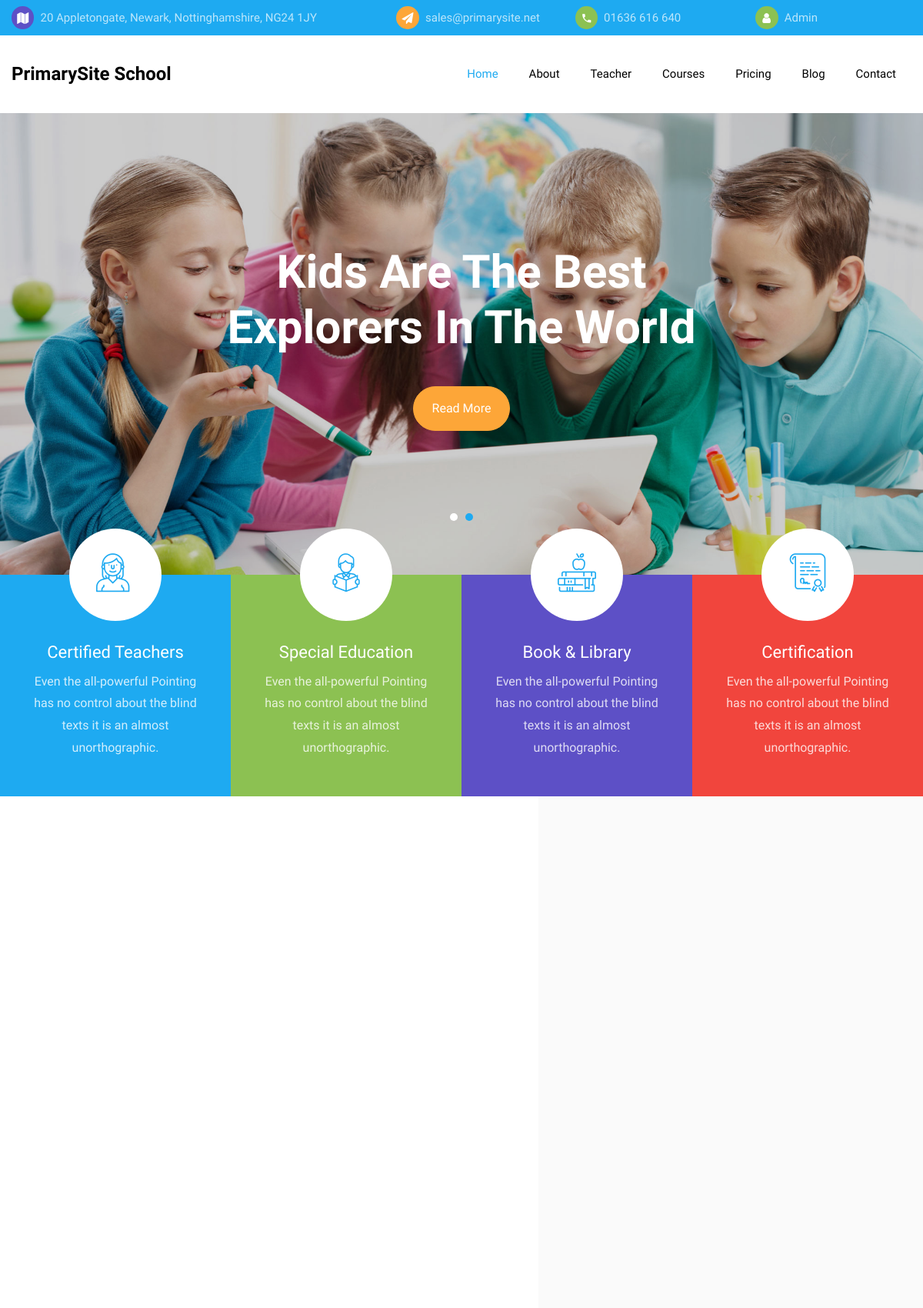
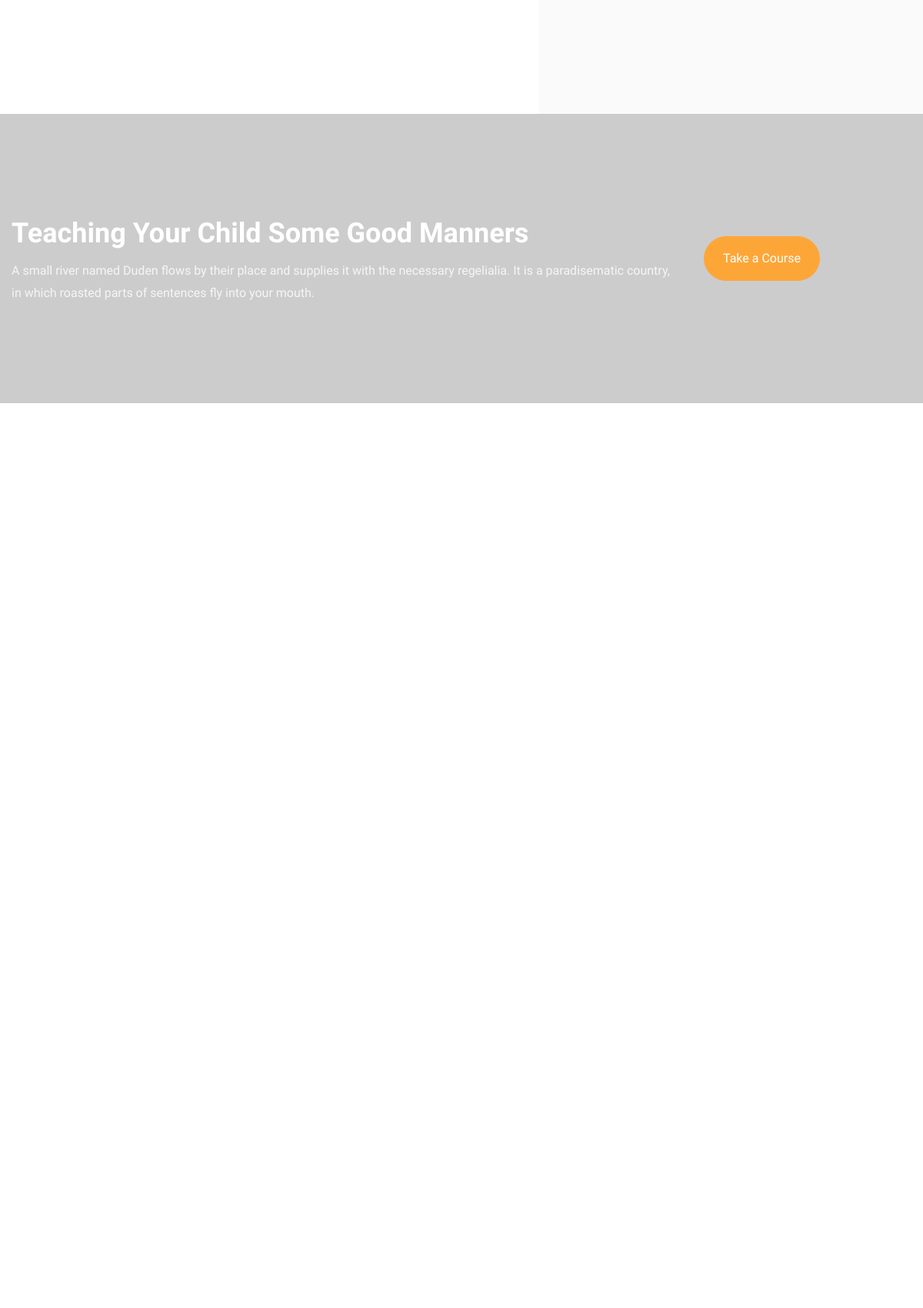
The page / (upper part) on the database its author committed (2 pictures, top to bottom).
### pages/models.py (models this page shows, shortened)
class Setting(models.Model):
    class Meta:
        db_table = 'kiddos_settings'
    name = models.CharField('Name', primary_key=True,
                            max_length=50, blank=False, null=False)
    value = models.TextField('Value', blank=True, null=True)

class Page(models.Model):
    class Meta:
        db_table = 'kiddos_page'
    name = models.CharField(_('Name'), max_length=256, null=False, blank=False)
    short_desc = models.CharField(_('Short Description'), max_length=512,
                                  null=False, blank=False)
    body = models.TextField(_('Body'))
    publish_on_index = models.BooleanField(_('Publish on Index page'),
                                           default=False, null=False)
    is_published = models.BooleanField(_('Is Published'),
                                       default=False, null=False)
    image = models.ImageField(_('Image'), upload_to='images/%Y/%m/%d/')

### pages/views.py (the view)
# urls.py: path('', views.index, name='index'),
def index(request):
    data = services.get_website_settings()
    fast_links = models.Page.objects.filter(publish_on_index=True,
                                            is_published=True)
    endorsements = models.Endorsement.objects.filter(is_published=True)
    recent_blog_posts = models.BlogPost.objects.filter(
        is_published=True).order_by('-create_date')[:3]
    courses = models.Course.objects.filter(active=True)[:4]
    teachers = models.Teacher.objects.filter(publish_on_index=True)
    pricing_plans = models.PricingPlan.objects.all()
    gallery = models.Gallery.objects.filter(is_published=True
                                            ).order_by('-create_date')
    if data[SETTINGS_ABOUT_ARTICLE]:
        data['article'] = models.Page.objects.get(
            pk=data[SETTINGS_ABOUT_ARTICLE])
    data.update({
        'fast_links': fast_links,
        'endorsements': endorsements,
        'recent_blog_posts': recent_blog_posts,
        'courses': courses,
        'teachers': teachers,
        'pricing_plans': pricing_plans,
        'gallery': gallery,
    })
    return _render(request, 'pages/index.html', data)

### pages/models.py (called while the page is built)
    def __str__(self):
        return self.name

### templates/pages/index.html (shortened to what this page needs)
{% extends 'base.html' %}
{% load static %}
{% load humanize %}
{% block content %}
{% if fast_links %}
<section class="home-slider owl-carousel">
  {% for fast_link in fast_links %}
  <div class="slider-item" style="background-image: url('{{ fast_link.image.url }}')">
    <div class="overlay"></div>
    <div class="container">
      <div class="row no-gutters slider-text align-items-center justify-content-center" data-scrollax-parent="true">
        <div class="col-md-8 text-center ftco-animate">
          <h1 class="mb-4">{{ fast_link.name | safe }}</h1>
          <p>
            <a href="{% url 'page' fast_link.id %}" class="btn btn-secondary px-4 py-3 mt-3">Read More</a>
          </p>
        </div>
      </div>
    </div>
  </div>
  {% endfor %}
</section>
{% endif %}
<section class="ftco-services ftco-no-pb">
  <div class="container-wrap">
    <div class="row no-gutters">
      <div class="col-md-3 d-flex services align-self-stretch pb-4 px-4 ftco-animate bg-primary">
        <div class="media block-6 d-block text-center">
          <div class="icon d-flex justify-content-center align-items-center">
            <span class="flaticon-teacher"></span>
          </div>
          <div class="media-body p-2 mt-3">
            <h3 class="heading">Certified Teachers</h3>
            <p>{{ settings_certified_teacher_text }}</p>
          </div>
        </div>
      </div>
      <div class="col-md-3 d-flex services align-self-stretch pb-4 px-4 ftco-animate bg-tertiary">
        <div class="media block-6 d-block text-center">
          <div class="icon d-flex justify-content-center align-items-center">
            <span class="flaticon-reading"></span>
          </div>
          <div class="media-body p-2 mt-3">
            <h3 class="heading">Special Education</h3>
            <p>{{ settings_special_education_text }}</p>
          </div>
        </div>
      </div>
      <div class="col-md-3 d-flex services align-self-stretch pb-4 px-4 ftco-animate bg-fifth">
        <div class="media block-6 d-block text-center">
          <div class="icon d-flex justify-content-center align-items-center">
            <span class="flaticon-books"></span>
          </div>
          <div class="media-body p-2 mt-3">
            <h3 class="heading">Book &amp; Library</h3>
            <p>{{ settings_book_library_text }}</p>
          </div>
        </div>
      </div>
      <div class="col-md-3 d-flex services align-self-stretch pb-4 px-4 ftco-animate bg-quarternary">
        <div class="media block-6 d-block text-center">
          <div class="icon d-flex justify-content-center align-items-center">
            <span class="flaticon-diploma"></span>
          </div>
          <div class="media-body p-2 mt-3">
            <h3 class="heading">Certification</h3>
            <p>{{ settings_certification_text }}</p>
          </div>
        </div>
      </div>
    </div>
  </div>
</section>
<section class="ftco-section ftco-no-pt ftc-no-pb">
  <div class="container">
    <div class="row">
      {% if article %}
      <div class="col-md-5 order-md-last wrap-about py-5 wrap-about bg-light">
      </div>
      {% endif %}
    </div>
  </div>
</section>
<section class="ftco-intro" style="background-image: url('{% static 'images/bg_3.jpg' %}')"
  data-stellar-background-ratio="0.5">
  <div class="overlay"></div>
  <div class="container">
    <div class="row">
      <div class="col-md-9">
        <h2>Teaching Your Child Some Good Manners</h2>
        <p class="mb-0">{{ settings_teaching_your_child }}</p>
      </div>
      <div class="col-md-3 d-flex align-items-center">
        <p class="mb-0">
          <a href="{% url 'courses' %}" class="btn btn-secondary px-4 py-3">Take a Course</a>
        </p>
      </div>
    </div>
  </div>
</section>
{% if teachers %}
<section class="ftco-section ftco-no-pb">
  <div class="container">
    <div class="row justify-content-center mb-5 pb-2">
    </div>
    <div class="row">
    </div>
  </div>
</section>
{% endif %} {% if courses %}
<section class="ftco-section">
  <div class="container">
    <div class="row justify-content-center mb-5 pb-2">
    </div>
    <div class="row">
    </div>
  </div>
</section>
{% endif %}
 {% endblock %}

### templates/partials/_topbar.html
<div class="py-2 bg-primary">
    <div class="container">
        <div class="row no-gutters d-flex align-items-start align-items-center px-3 px-md-0">
            <div class="col-lg-12 d-block">
                <div class="row d-flex">
                    <div class="col-md-5 pr-4 d-flex topper align-items-center">
                        <div class="icon bg-fifth mr-2 d-flex justify-content-center align-items-center"><span
                                class="icon-map"></span></div>
                        <span class="text">{{ settings_address }}</span>
                    </div>
                    <div class="col-md pr-4 d-flex topper align-items-center">
                        <div class="icon bg-secondary mr-2 d-flex justify-content-center align-items-center"><span
                                class="icon-paper-plane"></span></div>
                        <a href="mailto:{{ settings_email }}"><span class="text">{{ settings_email }}</span></a>
                    </div>
                    <div class="col-md pr-4 d-flex topper align-items-center">
                        <div class="icon bg-tertiary mr-2 d-flex justify-content-center align-items-center"><span
                                class="icon-phone2"></span></div>
                        <span class="text">{{ settings_phone_no }}</span>
                    </div>
                    <div class="col-md pr-4 d-flex topper align-items-center">
                        <div class="icon bg-tertiary mr-2 d-flex justify-content-center align-items-center"><span
                                class="icon-user"></span></div>
                        <a href="{% url 'admin:login' %}"><span class="text">Admin</span></a>
                    </div>
                </div>
            </div>
        </div>
    </div>
</div>

### templates/partials/_navbar.html (shortened to what this page needs)
<nav class="navbar navbar-expand-lg navbar-dark bg-dark ftco_navbar ftco-navbar-light" id="ftco-navbar">
    <div class="container d-flex align-items-center">
        <a class="navbar-brand" href="{% url 'index' %}">{{ settings_website_name }}</a>
        <div class="collapse navbar-collapse" id="ftco-nav">
            <ul class="navbar-nav ml-auto">
                <li {% if '/' == request.path %} class="nav-item active" {% else %} class="nav-item" {% endif %}><a
                        href="{% url 'index' %}" class="nav-link pl-0">Home</a></li>
                <li {% if '/about' == request.path %} class="nav-item active" {% else %} class="nav-item" {% endif %}><a
                        href="{% url 'about' %}" class="nav-link">About</a></li>
                <li {% if '/teacher' == request.path %} class="nav-item active" {% else %} class="nav-item" {% endif %}>
                    <a href="{% url 'teacher' %}" class="nav-link">Teacher</a></li>
                <li {% if '/courses' == request.path %} class="nav-item active" {% else %} class="nav-item" {% endif %}>
                    <a href="{% url 'courses' %}" class="nav-link">Courses</a></li>
                <li {% if '/pricing' == request.path %} class="nav-item active" {% else %} class="nav-item" {% endif %}>
                    <a href="{% url 'pricing' %}" class="nav-link">Pricing</a></li>
                <li {% if '/blog' == request.path %} class="nav-item active" {% else %} class="nav-item" {% endif %}><a
                        href="{% url 'blog' %}" class="nav-link">Blog</a></li>
                <li {% if '/contact' == request.path %} class="nav-item active" {% else %} class="nav-item" {% endif %}>
                    <a href="{% url 'contact' %}" class="nav-link">Contact</a></li>
            </ul>
        </div>
    </div>
</nav>

### kiddos/static/css/icomoon.css (style rules this page uses)
[class^="icon-"], [class*=" icon-"] { font-family: 'icomoon' !important; speak: none; font-style: normal; font-weight: normal; font-variant: normal; text-transform: none; line-height: 1; -webkit-font-smoothing: antialiased; -moz-osx-font-smoothing: grayscale; }
.icon-user:before { content: "\f007"; }
.icon-paper-plane:before { content: "\f1d8"; }
.icon-map:before { content: "\f279"; }
.icon-phone2:before { content: "\e0cd"; }

### rows shown on the page
Setting: value "20 Appletongate, Newark, Nottinghamshire, NG24 1JY"
Setting: value "sales@primarysite.net"
Setting: value "01636 616 640"
Setting: value "PrimarySite School"
Page: image (picture), name "Kids Are The Best Explorers In The World"
Setting: value "Even the all-powerful Pointing has no control about the blind texts it is an almost unorthographic."
Setting: value "Even the all-powerful Pointing has no control about the blind texts it is an almost unorthographic."
Setting: value "Even the all-powerful Pointing has no control about the blind texts it is an almost unorthographic."
Setting: value "Even the all-powerful Pointing has no control about the blind texts it is an almost unorthographic."
Setting: value "A small river named Duden flows by their place and supplies it with the necessary regelialia. It is a paradisematic country, in which roasted parts of sentences fly into your mouth."
